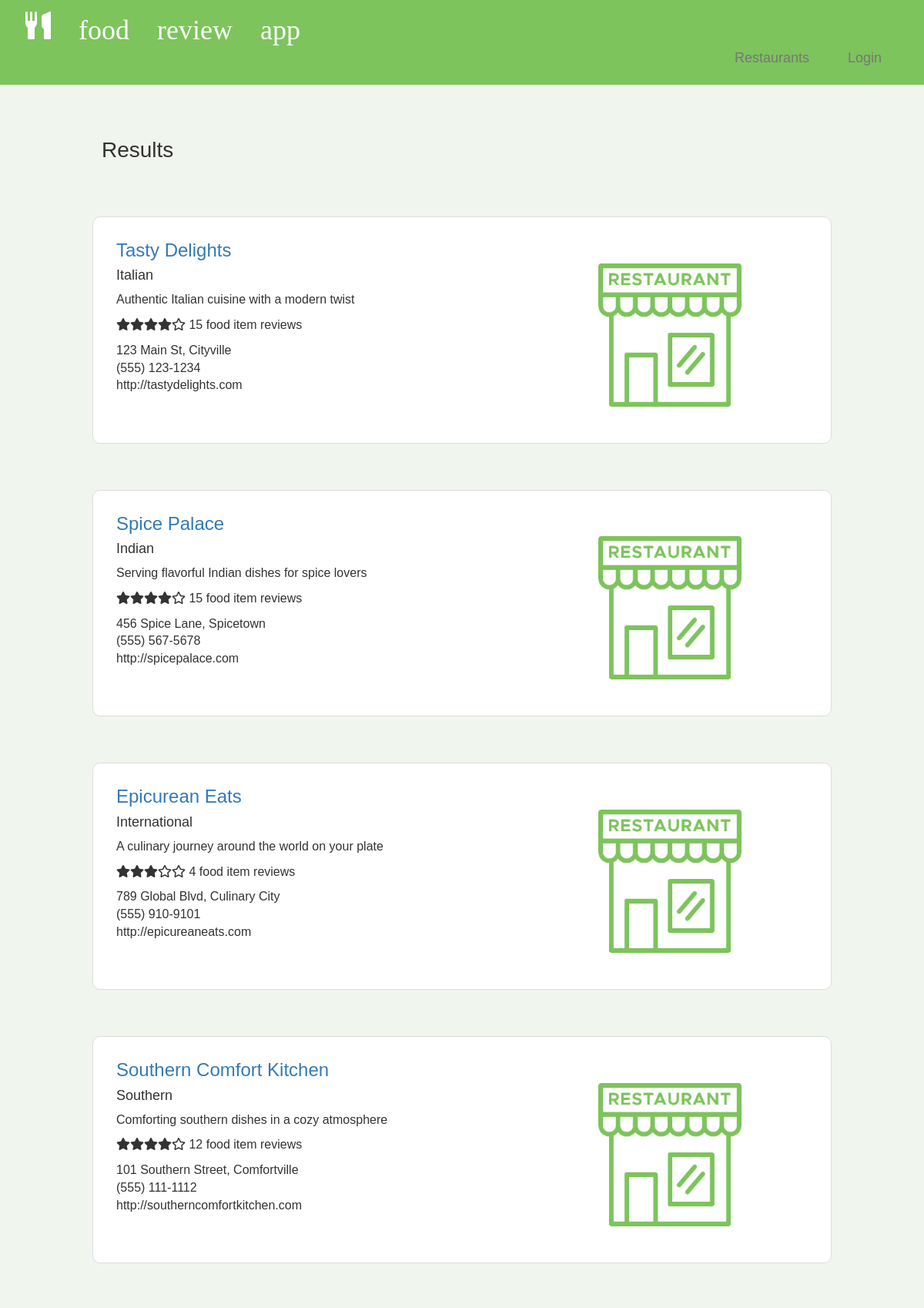
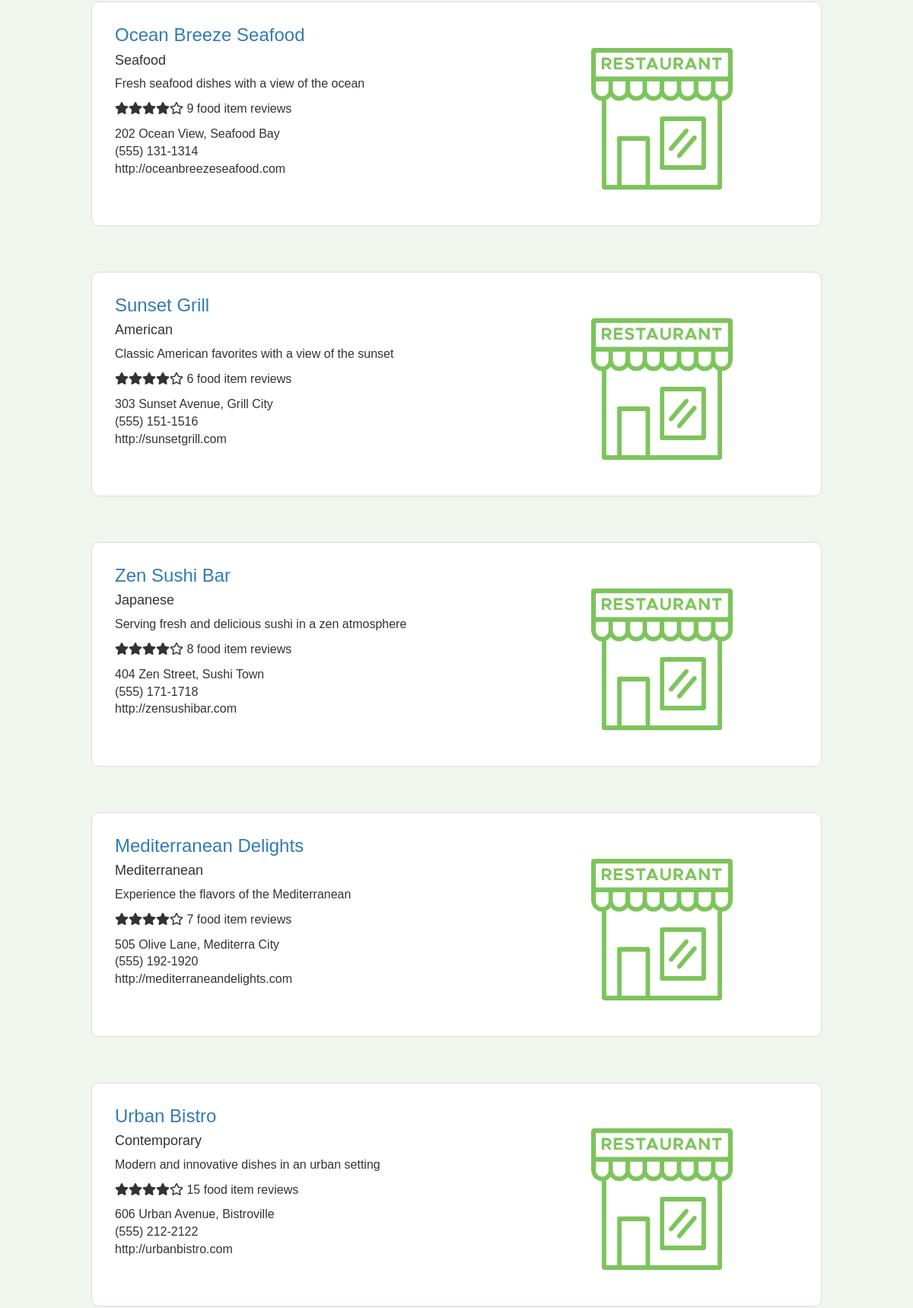
Page /restaurants/restaurant-list.php (upper part) on the committed database (2 pictures, top to bottom).
### tables this page shows
CREATE TABLE IF NOT EXISTS `restaurant` (
  `restaurant_id` int NOT NULL AUTO_INCREMENT,
  `name` varchar(255) NOT NULL,
  `type` varchar(50) NOT NULL,
  `description` text,
  `address` varchar(255) NOT NULL,
  `phone` varchar(20) DEFAULT NULL,
  `website` varchar(255) DEFAULT NULL,
  `email` varchar(255) DEFAULT NULL,
  `photo` varchar(255) DEFAULT NULL,
  `user_id` int DEFAULT NULL,
  `owner_name` varchar(255) DEFAULT NULL,
  PRIMARY KEY (`restaurant_id`),
  KEY `owner_user_id` (`user_id`)
);

### restaurants/restaurant-list.php (the view, shortened to what this page needs)
<html>
	<head>
<?php
require_once "../style/header.php";
if(isset($_GET['category']))	{
	$category = $_GET['category'];
	$query = "
		with restaurant_rating as (
			select
				f.restaurant_id,
				round(avg(r.rating),0) as avg_rating,
				count(distinct r.review_id) as num_reviews
			from review r
			left join food_item f
				on r.food_item_id = f.food_item_id
			group by f.restaurant_id
		   )
		select * from restaurant r
		left join restaurant_rating rr
			on r.restaurant_id = rr.restaurant_id
		where lower(r.type) like '%$category%';
	";
	echo <<<_END
		<div class='container-fluid'>
			<div class='row'>
				<div class="col-sm-12">
					<h2 style='text-align:left;margin-left:10%;'>Results for "$category"</h2>
				</div>
			</div>
		</div>
	_END;
	displayRestaurantResults($query, $hn, $un, $pw, $db);
} else	{
	$query = "
		with restaurant_rating as (
			select
				f.restaurant_id,
				round(avg(r.rating),0) as avg_rating,
				count(distinct r.review_id) as num_reviews
			from review r
			left join food_item f
				on r.food_item_id = f.food_item_id
			group by f.restaurant_id
		   )
		select * from restaurant r
		left join restaurant_rating rr
			on r.restaurant_id = rr.restaurant_id
	";
	echo <<<_END
		<div class='container-fluid'>
			<div class='row'>
				<div class="col-sm-12">
					<h2 style='text-align:left;margin-left:10%;'>Results</h2>
				</div>
			</div>
		</div>
	_END;
	displayRestaurantResults($query, $hn, $un, $pw, $db);
}
function displayRestaurantResults($query, $hn, $un, $pw, $db)	{
	require_once "../db/login.php";
	require_once "../functions/star_rating.php";
	$conn = new mysqli($hn, $un, $pw, $db);
	$result = $conn->query($query);
	$rows = $result->num_rows;
	if($rows>0)	{
		for ($i=0; $i<$rows; $i++)	{
			$restaurant = $result->fetch_array(MYSQLI_ASSOC);
			echo <<<_END
				<div class='container-fluid card' style='text-align:left'>
					<div class='row'>
						<div class='col-sm-8'>
							<a href='../food/food-view.php?restaurant=$restaurant[restaurant_id]'><h3>$restaurant[name]</h3></a>
							<h4>$restaurant[type]</h4>
							<p>$restaurant[description]</p>
			_END;
			echo	"<a href='../food/food-view.php?restaurant=". $restaurant['restaurant_id'] ."#food-items-list'><p>". displayStarRating($restaurant['avg_rating']) ." ". $restaurant['num_reviews'] ." food item reviews</p></a>";
			echo <<<_END
							<p>$restaurant[address]<br>
							$restaurant[phone]<br>
							$restaurant[website]</p>
						</div>
						<div class='col-sm-4'>
							<p><br><a href='../food/food-view.php?restaurant=$restaurant[restaurant_id]'><img src='../$restaurant[photo]'></img></a></p>
						</div>
					</div>
				</div>
			_END;
		}
	}
}
?>
	</body>
</html>

### functions/star_rating.php
<html>
	<head>
		<link rel="stylesheet" href="https://cdnjs.cloudflare.com/ajax/libs/font-awesome/5.15.3/css/all.min.css">
	</head>
	<body>
	</body>
</html>
<?php
function displayStarRating($rating) {
    $stars = "";
    for ($i = 1; $i <= 5; $i++) {
        if ($i <= $rating) {
            $stars .= '<i class="fas fa-star"></i>';
        } else {
            $stars .= '<i class="far fa-star"></i>';
        }
    }
    return $stars;
}
?>

### style/style.css (style rules this page uses)
body { font-family: 'Helvetica', sans-serif; background-color: #f0f5ed; }
h1, h2 { text-align: center; margin-top: 30px; font-size: 28px; color: #333; }
img { height: 200px; }
.card { border: 1px solid #ddd; border-radius: 10px; padding: 30px; text-align: left; background-color: #ffffff; margin-left: 10%; margin-right: 10%; margin-top: 5%; margin-bottom: 5%; }
.card h1, h2 { text-align: left; margin-top: 30px; font-size: 28px; color: #333; }
.card h3 { font-size: 24px; margin: 0; color: #hhh; }
.card p { font-size: 16px; color: #333; }

### rows in the picture
restaurant: name "Tasty Delights", type "Italian", description "Authentic Italian cuisine with a modern twist", num_reviews "15", address "123 Main St, Cityville", phone "(555) 123-1234", website "http://tastydelights.com", photo (placeholder picture)
restaurant: name "Spice Palace", type "Indian", description "Serving flavorful Indian dishes for spice lovers", num_reviews "15", address "456 Spice Lane, Spicetown", phone "(555) 567-5678", website "http://spicepalace.com", photo (placeholder picture)
restaurant: name "Epicurean Eats", type "International", description "A culinary journey around the world on your plate", num_reviews "4", address "789 Global Blvd, Culinary City", phone "(555) 910-9101", website "http://epicureaneats.com", photo (placeholder picture)
restaurant: name "Southern Comfort Kitchen", type "Southern", description "Comforting southern dishes in a cozy atmosphere", num_reviews "12", address "101 Southern Street, Comfortville", phone "(555) 111-1112", website "http://southerncomfortkitchen.com", photo (placeholder picture)
restaurant: name "Ocean Breeze Seafood", type "Seafood", description "Fresh seafood dishes with a view of the ocean", num_reviews "9", address "202 Ocean View, Seafood Bay", phone "(555) 131-1314", website "http://oceanbreezeseafood.com", photo (placeholder picture)
restaurant: name "Sunset Grill", type "American", description "Classic American favorites with a view of the sunset", num_reviews "6", address "303 Sunset Avenue, Grill City", phone "(555) 151-1516", website "http://sunsetgrill.com", photo (placeholder picture)
restaurant: name "Zen Sushi Bar", type "Japanese", description "Serving fresh and delicious sushi in a zen atmosphere", num_reviews "8", address "404 Zen Street, Sushi Town", phone "(555) 171-1718", website "http://zensushibar.com", photo (placeholder picture)
restaurant: name "Mediterranean Delights", type "Mediterranean", description "Experience the flavors of the Mediterranean", num_reviews "7", address "505 Olive Lane, Mediterra City", phone "(555) 192-1920", website "http://mediterraneandelights.com", photo (placeholder picture)
restaurant: name "Urban Bistro", type "Contemporary", description "Modern and innovative dishes in an urban setting", num_reviews "15", address "606 Urban Avenue, Bistroville", phone "(555) 212-2122", website "http://urbanbistro.com", photo (placeholder picture)
